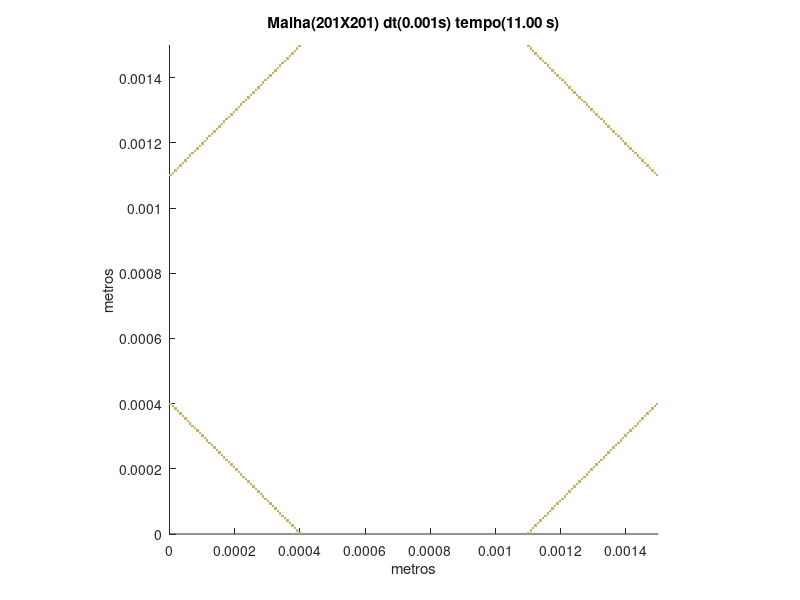

MATLAB code to generate this figure:
set (gca,'PlotBoxAspectRatio',[1 1 1],'Xlim',[0,0.0015],'Ylim',[0,0.0015])
hold on
title('Malha(201X201) dt(0.001s) tempo(11.00 s)')
hold on
ylabel('metros')
hold on
xlabel('metros')
hold on

fill([0.000395522388059701 0.000395522388059701 0.000402985074626866 0.000402985074626866],[0 7.46268656716418E-06 7.46268656716418E-06 0],[0.8,0.7,0.4],'LineStyle','none')

fill([0.00109701492537313 0.00109701492537313 0.0011044776119403 0.0011044776119403],[0 7.46268656716418E-06 7.46268656716418E-06 0],[0.8,0.7,0.4],'LineStyle','none')

fill([0.000388059701492537 0.000388059701492537 0.000395522388059701 0.000395522388059701],[7.46268656716418E-06 1.49253731343284E-05 1.49253731343284E-05 7.46268656716418E-06],[0.8,0.7,0.4],'LineStyle','none')

fill([0.0011044776119403 0.0011044776119403 0.00111194029850746 0.00111194029850746],[7.46268656716418E-06 1.49253731343284E-05 1.49253731343284E-05 7.46268656716418E-06],[0.8,0.7,0.4],'LineStyle','none')

fill([0.000380597014925373 0.000380597014925373 0.000388059701492537 0.000388059701492537],[1.49253731343284E-05 2.23880597014925E-05 2.23880597014925E-05 1.49253731343284E-05],[0.8,0.7,0.4],'LineStyle','none')

fill([0.00111194029850746 0.00111194029850746 0.00111940298507463 0.00111940298507463],[1.49253731343284E-05 2.23880597014925E-05 2.23880597014925E-05 1.49253731343284E-05],[0.8,0.7,0.4],'LineStyle','none')

fill([0.000373134328358209 0.000373134328358209 0.000380597014925373 0.000380597014925373],[2.23880597014925E-05 2.98507462686567E-05 2.98507462686567E-05 2.23880597014925E-05],[0.8,0.7,0.4],'LineStyle','none')

fill([0.00111940298507463 0.00111940298507463 0.00112686567164179 0.00112686567164179],[2.23880597014925E-05 2.98507462686567E-05 2.98507462686567E-05 2.23880597014925E-05],[0.8,0.7,0.4],'LineStyle','none')

fill([0.000365671641791045 0.000365671641791045 0.000373134328358209 0.000373134328358209],[2.98507462686567E-05 3.73134328358209E-05 3.73134328358209E-05 2.98507462686567E-05],[0.8,0.7,0.4],'LineStyle','none')

fill([0.00112686567164179 0.00112686567164179 0.00113432835820896 0.00113432835820896],[2.98507462686567E-05 3.73134328358209E-05 3.73134328358209E-05 2.98507462686567E-05],[0.8,0.7,0.4],'LineStyle','none')

fill([0.000358208955223881 0.000358208955223881 0.000365671641791045 0.000365671641791045],[3.73134328358209E-05 4.47761194029851E-05 4.47761194029851E-05 3.73134328358209E-05],[0.8,0.7,0.4],'LineStyle','none')

fill([0.00113432835820896 0.00113432835820896 0.00114179104477612 0.00114179104477612],[3.73134328358209E-05 4.47761194029851E-05 4.47761194029851E-05 3.73134328358209E-05],[0.8,0.7,0.4],'LineStyle','none')

fill([0.000350746268656716 0.000350746268656716 0.000358208955223881 0.000358208955223881],[4.47761194029851E-05 5.22388059701493E-05 5.22388059701493E-05 4.47761194029851E-05],[0.8,0.7,0.4],'LineStyle','none')

fill([0.00114179104477612 0.00114179104477612 0.00114925373134328 0.00114925373134328],[4.47761194029851E-05 5.22388059701493E-05 5.22388059701493E-05 4.47761194029851E-05],[0.8,0.7,0.4],'LineStyle','none')

fill([0.000343283582089552 0.000343283582089552 0.000350746268656716 0.000350746268656716],[5.22388059701493E-05 5.97014925373134E-05 5.97014925373134E-05 5.22388059701493E-05],[0.8,0.7,0.4],'LineStyle','none')

fill([0.00114925373134328 0.00114925373134328 0.00115671641791045 0.00115671641791045],[5.22388059701493E-05 5.97014925373134E-05 5.97014925373134E-05 5.22388059701493E-05],[0.8,0.7,0.4],'LineStyle','none')

fill([0.000335820895522388 0.000335820895522388 0.000343283582089552 0.000343283582089552],[5.97014925373134E-05 6.71641791044776E-05 6.71641791044776E-05 5.97014925373134E-05],[0.8,0.7,0.4],'LineStyle','none')

fill([0.00115671641791045 0.00115671641791045 0.00116417910447761 0.00116417910447761],[5.97014925373134E-05 6.71641791044776E-05 6.71641791044776E-05 5.97014925373134E-05],[0.8,0.7,0.4],'LineStyle','none')

fill([0.000328358208955224 0.000328358208955224 0.000335820895522388 0.000335820895522388],[6.71641791044776E-05 7.46268656716418E-05 7.46268656716418E-05 6.71641791044776E-05],[0.8,0.7,0.4],'LineStyle','none')

fill([0.00116417910447761 0.00116417910447761 0.00117164179104478 0.00117164179104478],[6.71641791044776E-05 7.46268656716418E-05 7.46268656716418E-05 6.71641791044776E-05],[0.8,0.7,0.4],'LineStyle','none')

fill([0.00032089552238806 0.00032089552238806 0.000328358208955224 0.000328358208955224],[7.46268656716418E-05 8.2089552238806E-05 8.2089552238806E-05 7.46268656716418E-05],[0.8,0.7,0.4],'LineStyle','none')

fill([0.00117164179104478 0.00117164179104478 0.00117910447761194 0.00117910447761194],[7.46268656716418E-05 8.2089552238806E-05 8.2089552238806E-05 7.46268656716418E-05],[0.8,0.7,0.4],'LineStyle','none')

fill([0.000313432835820896 0.000313432835820896 0.00032089552238806 0.00032089552238806],[8.2089552238806E-05 8.95522388059702E-05 8.95522388059702E-05 8.2089552238806E-05],[0.8,0.7,0.4],'LineStyle','none')

fill([0.00117910447761194 0.00117910447761194 0.0011865671641791 0.0011865671641791],[8.2089552238806E-05 8.95522388059702E-05 8.95522388059702E-05 8.2089552238806E-05],[0.8,0.7,0.4],'LineStyle','none')

fill([0.000305970149253731 0.000305970149253731 0.000313432835820896 0.000313432835820896],[8.95522388059702E-05 9.70149253731343E-05 9.70149253731343E-05 8.95522388059702E-05],[0.8,0.7,0.4],'LineStyle','none')

fill([0.0011865671641791 0.0011865671641791 0.00119402985074627 0.00119402985074627],[8.95522388059702E-05 9.70149253731343E-05 9.70149253731343E-05 8.95522388059702E-05],[0.8,0.7,0.4],'LineStyle','none')

fill([0.000298507462686567 0.000298507462686567 0.000305970149253731 0.000305970149253731],[9.70149253731343E-05 0.000104477611940299 0.000104477611940299 9.70149253731343E-05],[0.8,0.7,0.4],'LineStyle','none')

fill([0.00119402985074627 0.00119402985074627 0.00120149253731343 0.00120149253731343],[9.70149253731343E-05 0.000104477611940299 0.000104477611940299 9.70149253731343E-05],[0.8,0.7,0.4],'LineStyle','none')

fill([0.000291044776119403 0.000291044776119403 0.000298507462686567 0.000298507462686567],[0.000104477611940299 0.000111940298507463 0.000111940298507463 0.000104477611940299],[0.8,0.7,0.4],'LineStyle','none')

fill([0.00120149253731343 0.00120149253731343 0.0012089552238806 0.0012089552238806],[0.000104477611940299 0.000111940298507463 0.000111940298507463 0.000104477611940299],[0.8,0.7,0.4],'LineStyle','none')

fill([0.000283582089552239 0.000283582089552239 0.000291044776119403 0.000291044776119403],[0.000111940298507463 0.000119402985074627 0.000119402985074627 0.000111940298507463],[0.8,0.7,0.4],'LineStyle','none')

fill([0.0012089552238806 0.0012089552238806 0.00121641791044776 0.00121641791044776],[0.000111940298507463 0.000119402985074627 0.000119402985074627 0.000111940298507463],[0.8,0.7,0.4],'LineStyle','none')

fill([0.000276119402985075 0.000276119402985075 0.000283582089552239 0.000283582089552239],[0.000119402985074627 0.000126865671641791 0.000126865671641791 0.000119402985074627],[0.8,0.7,0.4],'LineStyle','none')

fill([0.00121641791044776 0.00121641791044776 0.00122388059701493 0.00122388059701493],[0.000119402985074627 0.000126865671641791 0.000126865671641791 0.000119402985074627],[0.8,0.7,0.4],'LineStyle','none')

fill([0.00026865671641791 0.00026865671641791 0.000276119402985075 0.000276119402985075],[0.000126865671641791 0.000134328358208955 0.000134328358208955 0.000126865671641791],[0.8,0.7,0.4],'LineStyle','none')

fill([0.00122388059701493 0.00122388059701493 0.00123134328358209 0.00123134328358209],[0.000126865671641791 0.000134328358208955 0.000134328358208955 0.000126865671641791],[0.8,0.7,0.4],'LineStyle','none')

fill([0.000261194029850746 0.000261194029850746 0.00026865671641791 0.00026865671641791],[0.000134328358208955 0.000141791044776119 0.000141791044776119 0.000134328358208955],[0.8,0.7,0.4],'LineStyle','none')

fill([0.00123134328358209 0.00123134328358209 0.00123880597014925 0.00123880597014925],[0.000134328358208955 0.000141791044776119 0.000141791044776119 0.000134328358208955],[0.8,0.7,0.4],'LineStyle','none')

fill([0.000253731343283582 0.000253731343283582 0.000261194029850746 0.000261194029850746],[0.000141791044776119 0.000149253731343284 0.000149253731343284 0.000141791044776119],[0.8,0.7,0.4],'LineStyle','none')

fill([0.00123880597014925 0.00123880597014925 0.00124626865671642 0.00124626865671642],[0.000141791044776119 0.000149253731343284 0.000149253731343284 0.000141791044776119],[0.8,0.7,0.4],'LineStyle','none')

fill([0.000246268656716418 0.000246268656716418 0.000253731343283582 0.000253731343283582],[0.000149253731343284 0.000156716417910448 0.000156716417910448 0.000149253731343284],[0.8,0.7,0.4],'LineStyle','none')

fill([0.00124626865671642 0.00124626865671642 0.00125373134328358 0.00125373134328358],[0.000149253731343284 0.000156716417910448 0.000156716417910448 0.000149253731343284],[0.8,0.7,0.4],'LineStyle','none')

fill([0.000238805970149254 0.000238805970149254 0.000246268656716418 0.000246268656716418],[0.000156716417910448 0.000164179104477612 0.000164179104477612 0.000156716417910448],[0.8,0.7,0.4],'LineStyle','none')

fill([0.00125373134328358 0.00125373134328358 0.00126119402985075 0.00126119402985075],[0.000156716417910448 0.000164179104477612 0.000164179104477612 0.000156716417910448],[0.8,0.7,0.4],'LineStyle','none')

fill([0.00023134328358209 0.00023134328358209 0.000238805970149254 0.000238805970149254],[0.000164179104477612 0.000171641791044776 0.000171641791044776 0.000164179104477612],[0.8,0.7,0.4],'LineStyle','none')

fill([0.00126119402985075 0.00126119402985075 0.00126865671641791 0.00126865671641791],[0.000164179104477612 0.000171641791044776 0.000171641791044776 0.000164179104477612],[0.8,0.7,0.4],'LineStyle','none')

fill([0.000223880597014925 0.000223880597014925 0.00023134328358209 0.00023134328358209],[0.000171641791044776 0.00017910447761194 0.00017910447761194 0.000171641791044776],[0.8,0.7,0.4],'LineStyle','none')

fill([0.00126865671641791 0.00126865671641791 0.00127611940298507 0.00127611940298507],[0.000171641791044776 0.00017910447761194 0.00017910447761194 0.000171641791044776],[0.8,0.7,0.4],'LineStyle','none')

fill([0.000216417910447761 0.000216417910447761 0.000223880597014925 0.000223880597014925],[0.00017910447761194 0.000186567164179104 0.000186567164179104 0.00017910447761194],[0.8,0.7,0.4],'LineStyle','none')

fill([0.00127611940298507 0.00127611940298507 0.00128358208955224 0.00128358208955224],[0.00017910447761194 0.000186567164179104 0.000186567164179104 0.00017910447761194],[0.8,0.7,0.4],'LineStyle','none')

fill([0.000208955223880597 0.000208955223880597 0.000216417910447761 0.000216417910447761],[0.000186567164179104 0.000194029850746269 0.000194029850746269 0.000186567164179104],[0.8,0.7,0.4],'LineStyle','none')

fill([0.00128358208955224 0.00128358208955224 0.0012910447761194 0.0012910447761194],[0.000186567164179104 0.000194029850746269 0.000194029850746269 0.000186567164179104],[0.8,0.7,0.4],'LineStyle','none')

fill([0.000201492537313433 0.000201492537313433 0.000208955223880597 0.000208955223880597],[0.000194029850746269 0.000201492537313433 0.000201492537313433 0.000194029850746269],[0.8,0.7,0.4],'LineStyle','none')

fill([0.0012910447761194 0.0012910447761194 0.00129850746268657 0.00129850746268657],[0.000194029850746269 0.000201492537313433 0.000201492537313433 0.000194029850746269],[0.8,0.7,0.4],'LineStyle','none')

fill([0.000194029850746269 0.000194029850746269 0.000201492537313433 0.000201492537313433],[0.000201492537313433 0.000208955223880597 0.000208955223880597 0.000201492537313433],[0.8,0.7,0.4],'LineStyle','none')

fill([0.00129850746268657 0.00129850746268657 0.00130597014925373 0.00130597014925373],[0.000201492537313433 0.000208955223880597 0.000208955223880597 0.000201492537313433],[0.8,0.7,0.4],'LineStyle','none')

fill([0.000186567164179104 0.000186567164179104 0.000194029850746269 0.000194029850746269],[0.000208955223880597 0.000216417910447761 0.000216417910447761 0.000208955223880597],[0.8,0.7,0.4],'LineStyle','none')

fill([0.00130597014925373 0.00130597014925373 0.0013134328358209 0.0013134328358209],[0.000208955223880597 0.000216417910447761 0.000216417910447761 0.000208955223880597],[0.8,0.7,0.4],'LineStyle','none')

fill([0.00017910447761194 0.00017910447761194 0.000186567164179104 0.000186567164179104],[0.000216417910447761 0.000223880597014925 0.000223880597014925 0.000216417910447761],[0.8,0.7,0.4],'LineStyle','none')

fill([0.0013134328358209 0.0013134328358209 0.00132089552238806 0.00132089552238806],[0.000216417910447761 0.000223880597014925 0.000223880597014925 0.000216417910447761],[0.8,0.7,0.4],'LineStyle','none')

fill([0.000171641791044776 0.000171641791044776 0.00017910447761194 0.00017910447761194],[0.000223880597014925 0.00023134328358209 0.00023134328358209 0.000223880597014925],[0.8,0.7,0.4],'LineStyle','none')

fill([0.00132089552238806 0.00132089552238806 0.00132835820895522 0.00132835820895522],[0.000223880597014925 0.00023134328358209 0.00023134328358209 0.000223880597014925],[0.8,0.7,0.4],'LineStyle','none')

fill([0.000164179104477612 0.000164179104477612 0.000171641791044776 0.000171641791044776],[0.00023134328358209 0.000238805970149254 0.000238805970149254 0.00023134328358209],[0.8,0.7,0.4],'LineStyle','none')

fill([0.00132835820895522 0.00132835820895522 0.00133582089552239 0.00133582089552239],[0.00023134328358209 0.000238805970149254 0.000238805970149254 0.00023134328358209],[0.8,0.7,0.4],'LineStyle','none')

fill([0.000156716417910448 0.000156716417910448 0.000164179104477612 0.000164179104477612],[0.000238805970149254 0.000246268656716418 0.000246268656716418 0.000238805970149254],[0.8,0.7,0.4],'LineStyle','none')

fill([0.00133582089552239 0.00133582089552239 0.00134328358208955 0.00134328358208955],[0.000238805970149254 0.000246268656716418 0.000246268656716418 0.000238805970149254],[0.8,0.7,0.4],'LineStyle','none')

fill([0.000149253731343284 0.000149253731343284 0.000156716417910448 0.000156716417910448],[0.000246268656716418 0.000253731343283582 0.000253731343283582 0.000246268656716418],[0.8,0.7,0.4],'LineStyle','none')

fill([0.00134328358208955 0.00134328358208955 0.00135074626865672 0.00135074626865672],[0.000246268656716418 0.000253731343283582 0.000253731343283582 0.000246268656716418],[0.8,0.7,0.4],'LineStyle','none')

fill([0.000141791044776119 0.000141791044776119 0.000149253731343284 0.000149253731343284],[0.000253731343283582 0.000261194029850746 0.000261194029850746 0.000253731343283582],[0.8,0.7,0.4],'LineStyle','none')

fill([0.00135074626865672 0.00135074626865672 0.00135820895522388 0.00135820895522388],[0.000253731343283582 0.000261194029850746 0.000261194029850746 0.000253731343283582],[0.8,0.7,0.4],'LineStyle','none')

fill([0.000134328358208955 0.000134328358208955 0.000141791044776119 0.000141791044776119],[0.000261194029850746 0.00026865671641791 0.00026865671641791 0.000261194029850746],[0.8,0.7,0.4],'LineStyle','none')

fill([0.00135820895522388 0.00135820895522388 0.00136567164179104 0.00136567164179104],[0.000261194029850746 0.00026865671641791 0.00026865671641791 0.000261194029850746],[0.8,0.7,0.4],'LineStyle','none')

fill([0.000126865671641791 0.000126865671641791 0.000134328358208955 0.000134328358208955],[0.00026865671641791 0.000276119402985075 0.000276119402985075 0.00026865671641791],[0.8,0.7,0.4],'LineStyle','none')

fill([0.00136567164179104 0.00136567164179104 0.00137313432835821 0.00137313432835821],[0.00026865671641791 0.000276119402985075 0.000276119402985075 0.00026865671641791],[0.8,0.7,0.4],'LineStyle','none')

fill([0.000119402985074627 0.000119402985074627 0.000126865671641791 0.000126865671641791],[0.000276119402985075 0.000283582089552239 0.000283582089552239 0.000276119402985075],[0.8,0.7,0.4],'LineStyle','none')

fill([0.00137313432835821 0.00137313432835821 0.00138059701492537 0.00138059701492537],[0.000276119402985075 0.000283582089552239 0.000283582089552239 0.000276119402985075],[0.8,0.7,0.4],'LineStyle','none')

fill([0.000111940298507463 0.000111940298507463 0.000119402985074627 0.000119402985074627],[0.000283582089552239 0.000291044776119403 0.000291044776119403 0.000283582089552239],[0.8,0.7,0.4],'LineStyle','none')

fill([0.00138059701492537 0.00138059701492537 0.00138805970149254 0.00138805970149254],[0.000283582089552239 0.000291044776119403 0.000291044776119403 0.000283582089552239],[0.8,0.7,0.4],'LineStyle','none')

fill([0.000104477611940299 0.000104477611940299 0.000111940298507463 0.000111940298507463],[0.000291044776119403 0.000298507462686567 0.000298507462686567 0.000291044776119403],[0.8,0.7,0.4],'LineStyle','none')

fill([0.00138805970149254 0.00138805970149254 0.0013955223880597 0.0013955223880597],[0.000291044776119403 0.000298507462686567 0.000298507462686567 0.000291044776119403],[0.8,0.7,0.4],'LineStyle','none')

fill([9.70149253731343E-05 9.70149253731343E-05 0.000104477611940299 0.000104477611940299],[0.000298507462686567 0.000305970149253731 0.000305970149253731 0.000298507462686567],[0.8,0.7,0.4],'LineStyle','none')

fill([0.0013955223880597 0.0013955223880597 0.00140298507462687 0.00140298507462687],[0.000298507462686567 0.000305970149253731 0.000305970149253731 0.000298507462686567],[0.8,0.7,0.4],'LineStyle','none')

fill([8.95522388059702E-05 8.95522388059702E-05 9.70149253731343E-05 9.70149253731343E-05],[0.000305970149253731 0.000313432835820896 0.000313432835820896 0.000305970149253731],[0.8,0.7,0.4],'LineStyle','none')

fill([0.00140298507462687 0.00140298507462687 0.00141044776119403 0.00141044776119403],[0.000305970149253731 0.000313432835820896 0.000313432835820896 0.000305970149253731],[0.8,0.7,0.4],'LineStyle','none')

fill([8.2089552238806E-05 8.2089552238806E-05 8.95522388059702E-05 8.95522388059702E-05],[0.000313432835820896 0.00032089552238806 0.00032089552238806 0.000313432835820896],[0.8,0.7,0.4],'LineStyle','none')

fill([0.00141044776119403 0.00141044776119403 0.00141791044776119 0.00141791044776119],[0.000313432835820896 0.00032089552238806 0.00032089552238806 0.000313432835820896],[0.8,0.7,0.4],'LineStyle','none')

fill([7.46268656716418E-05 7.46268656716418E-05 8.2089552238806E-05 8.2089552238806E-05],[0.00032089552238806 0.000328358208955224 0.000328358208955224 0.00032089552238806],[0.8,0.7,0.4],'LineStyle','none')

fill([0.00141791044776119 0.00141791044776119 0.00142537313432836 0.00142537313432836],[0.00032089552238806 0.000328358208955224 0.000328358208955224 0.00032089552238806],[0.8,0.7,0.4],'LineStyle','none')

fill([6.71641791044776E-05 6.71641791044776E-05 7.46268656716418E-05 7.46268656716418E-05],[0.000328358208955224 0.000335820895522388 0.000335820895522388 0.000328358208955224],[0.8,0.7,0.4],'LineStyle','none')

fill([0.00142537313432836 0.00142537313432836 0.00143283582089552 0.00143283582089552],[0.000328358208955224 0.000335820895522388 0.000335820895522388 0.000328358208955224],[0.8,0.7,0.4],'LineStyle','none')

fill([5.97014925373134E-05 5.97014925373134E-05 6.71641791044776E-05 6.71641791044776E-05],[0.000335820895522388 0.000343283582089552 0.000343283582089552 0.000335820895522388],[0.8,0.7,0.4],'LineStyle','none')

fill([0.00143283582089552 0.00143283582089552 0.00144029850746269 0.00144029850746269],[0.000335820895522388 0.000343283582089552 0.000343283582089552 0.000335820895522388],[0.8,0.7,0.4],'LineStyle','none')

fill([5.22388059701493E-05 5.22388059701493E-05 5.97014925373134E-05 5.97014925373134E-05],[0.000343283582089552 0.000350746268656716 0.000350746268656716 0.000343283582089552],[0.8,0.7,0.4],'LineStyle','none')

fill([0.00144029850746269 0.00144029850746269 0.00144776119402985 0.00144776119402985],[0.000343283582089552 0.000350746268656716 0.000350746268656716 0.000343283582089552],[0.8,0.7,0.4],'LineStyle','none')

fill([4.47761194029851E-05 4.47761194029851E-05 5.22388059701493E-05 5.22388059701493E-05],[0.000350746268656716 0.000358208955223881 0.000358208955223881 0.000350746268656716],[0.8,0.7,0.4],'LineStyle','none')

fill([0.00144776119402985 0.00144776119402985 0.00145522388059702 0.00145522388059702],[0.000350746268656716 0.000358208955223881 0.000358208955223881 0.000350746268656716],[0.8,0.7,0.4],'LineStyle','none')

fill([3.73134328358209E-05 3.73134328358209E-05 4.47761194029851E-05 4.47761194029851E-05],[0.000358208955223881 0.000365671641791045 0.000365671641791045 0.000358208955223881],[0.8,0.7,0.4],'LineStyle','none')

fill([0.00145522388059702 0.00145522388059702 0.00146268656716418 0.00146268656716418],[0.000358208955223881 0.000365671641791045 0.000365671641791045 0.000358208955223881],[0.8,0.7,0.4],'LineStyle','none')

fill([2.98507462686567E-05 2.98507462686567E-05 3.73134328358209E-05 3.73134328358209E-05],[0.000365671641791045 0.000373134328358209 0.000373134328358209 0.000365671641791045],[0.8,0.7,0.4],'LineStyle','none')

fill([0.00146268656716418 0.00146268656716418 0.00147014925373134 0.00147014925373134],[0.000365671641791045 0.000373134328358209 0.000373134328358209 0.000365671641791045],[0.8,0.7,0.4],'LineStyle','none')

fill([2.23880597014925E-05 2.23880597014925E-05 2.98507462686567E-05 2.98507462686567E-05],[0.000373134328358209 0.000380597014925373 0.000380597014925373 0.000373134328358209],[0.8,0.7,0.4],'LineStyle','none')

fill([0.00147014925373134 0.00147014925373134 0.00147761194029851 0.00147761194029851],[0.000373134328358209 0.000380597014925373 0.000380597014925373 0.000373134328358209],[0.8,0.7,0.4],'LineStyle','none')

fill([1.49253731343284E-05 1.49253731343284E-05 2.23880597014925E-05 2.23880597014925E-05],[0.000380597014925373 0.000388059701492537 0.000388059701492537 0.000380597014925373],[0.8,0.7,0.4],'LineStyle','none')

fill([0.00147761194029851 0.00147761194029851 0.00148507462686567 0.00148507462686567],[0.000380597014925373 0.000388059701492537 0.000388059701492537 0.000380597014925373],[0.8,0.7,0.4],'LineStyle','none')

fill([7.46268656716418E-06 7.46268656716418E-06 1.49253731343284E-05 1.49253731343284E-05],[0.000388059701492537 0.000395522388059701 0.000395522388059701 0.000388059701492537],[0.8,0.7,0.4],'LineStyle','none')

fill([0.00148507462686567 0.00148507462686567 0.00149253731343284 0.00149253731343284],[0.000388059701492537 0.000395522388059701 0.000395522388059701 0.000388059701492537],[0.8,0.7,0.4],'LineStyle','none')

fill([0 0 7.46268656716418E-06 7.46268656716418E-06],[0.000395522388059701 0.000402985074626866 0.000402985074626866 0.000395522388059701],[0.8,0.7,0.4],'LineStyle','none')

fill([0.00149253731343284 0.00149253731343284 0.0015 0.0015],[0.000395522388059701 0.000402985074626866 0.000402985074626866 0.000395522388059701],[0.8,0.7,0.4],'LineStyle','none')

fill([0 0 7.46268656716418E-06 7.46268656716418E-06],[0.00109701492537313 0.0011044776119403 0.0011044776119403 0.00109701492537313],[0.8,0.7,0.4],'LineStyle','none')

fill([0.00149253731343284 0.00149253731343284 0.0015 0.0015],[0.00109701492537313 0.0011044776119403 0.0011044776119403 0.00109701492537313],[0.8,0.7,0.4],'LineStyle','none')

fill([7.46268656716418E-06 7.46268656716418E-06 1.49253731343284E-05 1.49253731343284E-05],[0.0011044776119403 0.00111194029850746 0.00111194029850746 0.0011044776119403],[0.8,0.7,0.4],'LineStyle','none')

fill([0.00148507462686567 0.00148507462686567 0.00149253731343284 0.00149253731343284],[0.0011044776119403 0.00111194029850746 0.00111194029850746 0.0011044776119403],[0.8,0.7,0.4],'LineStyle','none')

fill([1.49253731343284E-05 1.49253731343284E-05 2.23880597014925E-05 2.23880597014925E-05],[0.00111194029850746 0.00111940298507463 0.00111940298507463 0.00111194029850746],[0.8,0.7,0.4],'LineStyle','none')

fill([0.00147761194029851 0.00147761194029851 0.00148507462686567 0.00148507462686567],[0.00111194029850746 0.00111940298507463 0.00111940298507463 0.00111194029850746],[0.8,0.7,0.4],'LineStyle','none')

fill([2.23880597014925E-05 2.23880597014925E-05 2.98507462686567E-05 2.98507462686567E-05],[0.00111940298507463 0.00112686567164179 0.00112686567164179 0.00111940298507463],[0.8,0.7,0.4],'LineStyle','none')

fill([0.00147014925373134 0.00147014925373134 0.00147761194029851 0.00147761194029851],[0.00111940298507463 0.00112686567164179 0.00112686567164179 0.00111940298507463],[0.8,0.7,0.4],'LineStyle','none')

fill([2.98507462686567E-05 2.98507462686567E-05 3.73134328358209E-05 3.73134328358209E-05],[0.00112686567164179 0.00113432835820896 0.00113432835820896 0.00112686567164179],[0.8,0.7,0.4],'LineStyle','none')

fill([0.00146268656716418 0.00146268656716418 0.00147014925373134 0.00147014925373134],[0.00112686567164179 0.00113432835820896 0.00113432835820896 0.00112686567164179],[0.8,0.7,0.4],'LineStyle','none')

fill([3.73134328358209E-05 3.73134328358209E-05 4.47761194029851E-05 4.47761194029851E-05],[0.00113432835820896 0.00114179104477612 0.00114179104477612 0.00113432835820896],[0.8,0.7,0.4],'LineStyle','none')

fill([0.00145522388059702 0.00145522388059702 0.00146268656716418 0.00146268656716418],[0.00113432835820896 0.00114179104477612 0.00114179104477612 0.00113432835820896],[0.8,0.7,0.4],'LineStyle','none')

fill([4.47761194029851E-05 4.47761194029851E-05 5.22388059701493E-05 5.22388059701493E-05],[0.00114179104477612 0.00114925373134328 0.00114925373134328 0.00114179104477612],[0.8,0.7,0.4],'LineStyle','none')

fill([0.00144776119402985 0.00144776119402985 0.00145522388059702 0.00145522388059702],[0.00114179104477612 0.00114925373134328 0.00114925373134328 0.00114179104477612],[0.8,0.7,0.4],'LineStyle','none')

fill([5.22388059701493E-05 5.22388059701493E-05 5.97014925373134E-05 5.97014925373134E-05],[0.00114925373134328 0.00115671641791045 0.00115671641791045 0.00114925373134328],[0.8,0.7,0.4],'LineStyle','none')

fill([0.00144029850746269 0.00144029850746269 0.00144776119402985 0.00144776119402985],[0.00114925373134328 0.00115671641791045 0.00115671641791045 0.00114925373134328],[0.8,0.7,0.4],'LineStyle','none')

fill([5.97014925373134E-05 5.97014925373134E-05 6.71641791044776E-05 6.71641791044776E-05],[0.00115671641791045 0.00116417910447761 0.00116417910447761 0.00115671641791045],[0.8,0.7,0.4],'LineStyle','none')

fill([0.00143283582089552 0.00143283582089552 0.00144029850746269 0.00144029850746269],[0.00115671641791045 0.00116417910447761 0.00116417910447761 0.00115671641791045],[0.8,0.7,0.4],'LineStyle','none')

fill([6.71641791044776E-05 6.71641791044776E-05 7.46268656716418E-05 7.46268656716418E-05],[0.00116417910447761 0.00117164179104478 0.00117164179104478 0.00116417910447761],[0.8,0.7,0.4],'LineStyle','none')

fill([0.00142537313432836 0.00142537313432836 0.00143283582089552 0.00143283582089552],[0.00116417910447761 0.00117164179104478 0.00117164179104478 0.00116417910447761],[0.8,0.7,0.4],'LineStyle','none')

fill([7.46268656716418E-05 7.46268656716418E-05 8.2089552238806E-05 8.2089552238806E-05],[0.00117164179104478 0.00117910447761194 0.00117910447761194 0.00117164179104478],[0.8,0.7,0.4],'LineStyle','none')

fill([0.00141791044776119 0.00141791044776119 0.00142537313432836 0.00142537313432836],[0.00117164179104478 0.00117910447761194 0.00117910447761194 0.00117164179104478],[0.8,0.7,0.4],'LineStyle','none')

fill([8.2089552238806E-05 8.2089552238806E-05 8.95522388059702E-05 8.95522388059702E-05],[0.00117910447761194 0.0011865671641791 0.0011865671641791 0.00117910447761194],[0.8,0.7,0.4],'LineStyle','none')

fill([0.00141044776119403 0.00141044776119403 0.00141791044776119 0.00141791044776119],[0.00117910447761194 0.0011865671641791 0.0011865671641791 0.00117910447761194],[0.8,0.7,0.4],'LineStyle','none')

fill([8.95522388059702E-05 8.95522388059702E-05 9.70149253731343E-05 9.70149253731343E-05],[0.0011865671641791 0.00119402985074627 0.00119402985074627 0.0011865671641791],[0.8,0.7,0.4],'LineStyle','none')

fill([0.00140298507462687 0.00140298507462687 0.00141044776119403 0.00141044776119403],[0.0011865671641791 0.00119402985074627 0.00119402985074627 0.0011865671641791],[0.8,0.7,0.4],'LineStyle','none')

fill([9.70149253731343E-05 9.70149253731343E-05 0.000104477611940299 0.000104477611940299],[0.00119402985074627 0.00120149253731343 0.00120149253731343 0.00119402985074627],[0.8,0.7,0.4],'LineStyle','none')

fill([0.0013955223880597 0.0013955223880597 0.00140298507462687 0.00140298507462687],[0.00119402985074627 0.00120149253731343 0.00120149253731343 0.00119402985074627],[0.8,0.7,0.4],'LineStyle','none')

fill([0.000104477611940299 0.000104477611940299 0.000111940298507463 0.000111940298507463],[0.00120149253731343 0.0012089552238806 0.0012089552238806 0.00120149253731343],[0.8,0.7,0.4],'LineStyle','none')

fill([0.00138805970149254 0.00138805970149254 0.0013955223880597 0.0013955223880597],[0.00120149253731343 0.0012089552238806 0.0012089552238806 0.00120149253731343],[0.8,0.7,0.4],'LineStyle','none')

fill([0.000111940298507463 0.000111940298507463 0.000119402985074627 0.000119402985074627],[0.0012089552238806 0.00121641791044776 0.00121641791044776 0.0012089552238806],[0.8,0.7,0.4],'LineStyle','none')

fill([0.00138059701492537 0.00138059701492537 0.00138805970149254 0.00138805970149254],[0.0012089552238806 0.00121641791044776 0.00121641791044776 0.0012089552238806],[0.8,0.7,0.4],'LineStyle','none')

fill([0.000119402985074627 0.000119402985074627 0.000126865671641791 0.000126865671641791],[0.00121641791044776 0.00122388059701493 0.00122388059701493 0.00121641791044776],[0.8,0.7,0.4],'LineStyle','none')

fill([0.00137313432835821 0.00137313432835821 0.00138059701492537 0.00138059701492537],[0.00121641791044776 0.00122388059701493 0.00122388059701493 0.00121641791044776],[0.8,0.7,0.4],'LineStyle','none')

fill([0.000126865671641791 0.000126865671641791 0.000134328358208955 0.000134328358208955],[0.00122388059701493 0.00123134328358209 0.00123134328358209 0.00122388059701493],[0.8,0.7,0.4],'LineStyle','none')

fill([0.00136567164179104 0.00136567164179104 0.00137313432835821 0.00137313432835821],[0.00122388059701493 0.00123134328358209 0.00123134328358209 0.00122388059701493],[0.8,0.7,0.4],'LineStyle','none')

fill([0.000134328358208955 0.000134328358208955 0.000141791044776119 0.000141791044776119],[0.00123134328358209 0.00123880597014925 0.00123880597014925 0.00123134328358209],[0.8,0.7,0.4],'LineStyle','none')

fill([0.00135820895522388 0.00135820895522388 0.00136567164179104 0.00136567164179104],[0.00123134328358209 0.00123880597014925 0.00123880597014925 0.00123134328358209],[0.8,0.7,0.4],'LineStyle','none')

fill([0.000141791044776119 0.000141791044776119 0.000149253731343284 0.000149253731343284],[0.00123880597014925 0.00124626865671642 0.00124626865671642 0.00123880597014925],[0.8,0.7,0.4],'LineStyle','none')

fill([0.00135074626865672 0.00135074626865672 0.00135820895522388 0.00135820895522388],[0.00123880597014925 0.00124626865671642 0.00124626865671642 0.00123880597014925],[0.8,0.7,0.4],'LineStyle','none')

fill([0.000149253731343284 0.000149253731343284 0.000156716417910448 0.000156716417910448],[0.00124626865671642 0.00125373134328358 0.00125373134328358 0.00124626865671642],[0.8,0.7,0.4],'LineStyle','none')

fill([0.00134328358208955 0.00134328358208955 0.00135074626865672 0.00135074626865672],[0.00124626865671642 0.00125373134328358 0.00125373134328358 0.00124626865671642],[0.8,0.7,0.4],'LineStyle','none')

fill([0.000156716417910448 0.000156716417910448 0.000164179104477612 0.000164179104477612],[0.00125373134328358 0.00126119402985075 0.00126119402985075 0.00125373134328358],[0.8,0.7,0.4],'LineStyle','none')

fill([0.00133582089552239 0.00133582089552239 0.00134328358208955 0.00134328358208955],[0.00125373134328358 0.00126119402985075 0.00126119402985075 0.00125373134328358],[0.8,0.7,0.4],'LineStyle','none')

fill([0.000164179104477612 0.000164179104477612 0.000171641791044776 0.000171641791044776],[0.00126119402985075 0.00126865671641791 0.00126865671641791 0.00126119402985075],[0.8,0.7,0.4],'LineStyle','none')

fill([0.00132835820895522 0.00132835820895522 0.00133582089552239 0.00133582089552239],[0.00126119402985075 0.00126865671641791 0.00126865671641791 0.00126119402985075],[0.8,0.7,0.4],'LineStyle','none')

fill([0.000171641791044776 0.000171641791044776 0.00017910447761194 0.00017910447761194],[0.00126865671641791 0.00127611940298507 0.00127611940298507 0.00126865671641791],[0.8,0.7,0.4],'LineStyle','none')

fill([0.00132089552238806 0.00132089552238806 0.00132835820895522 0.00132835820895522],[0.00126865671641791 0.00127611940298507 0.00127611940298507 0.00126865671641791],[0.8,0.7,0.4],'LineStyle','none')

fill([0.00017910447761194 0.00017910447761194 0.000186567164179104 0.000186567164179104],[0.00127611940298507 0.00128358208955224 0.00128358208955224 0.00127611940298507],[0.8,0.7,0.4],'LineStyle','none')

fill([0.0013134328358209 0.0013134328358209 0.00132089552238806 0.00132089552238806],[0.00127611940298507 0.00128358208955224 0.00128358208955224 0.00127611940298507],[0.8,0.7,0.4],'LineStyle','none')

fill([0.000186567164179104 0.000186567164179104 0.000194029850746269 0.000194029850746269],[0.00128358208955224 0.0012910447761194 0.0012910447761194 0.00128358208955224],[0.8,0.7,0.4],'LineStyle','none')

fill([0.00130597014925373 0.00130597014925373 0.0013134328358209 0.0013134328358209],[0.00128358208955224 0.0012910447761194 0.0012910447761194 0.00128358208955224],[0.8,0.7,0.4],'LineStyle','none')

fill([0.000194029850746269 0.000194029850746269 0.000201492537313433 0.000201492537313433],[0.0012910447761194 0.00129850746268657 0.00129850746268657 0.0012910447761194],[0.8,0.7,0.4],'LineStyle','none')

fill([0.00129850746268657 0.00129850746268657 0.00130597014925373 0.00130597014925373],[0.0012910447761194 0.00129850746268657 0.00129850746268657 0.0012910447761194],[0.8,0.7,0.4],'LineStyle','none')

fill([0.000201492537313433 0.000201492537313433 0.000208955223880597 0.000208955223880597],[0.00129850746268657 0.00130597014925373 0.00130597014925373 0.00129850746268657],[0.8,0.7,0.4],'LineStyle','none')

fill([0.0012910447761194 0.0012910447761194 0.00129850746268657 0.00129850746268657],[0.00129850746268657 0.00130597014925373 0.00130597014925373 0.00129850746268657],[0.8,0.7,0.4],'LineStyle','none')

fill([0.000208955223880597 0.000208955223880597 0.000216417910447761 0.000216417910447761],[0.00130597014925373 0.0013134328358209 0.0013134328358209 0.00130597014925373],[0.8,0.7,0.4],'LineStyle','none')

fill([0.00128358208955224 0.00128358208955224 0.0012910447761194 0.0012910447761194],[0.00130597014925373 0.0013134328358209 0.0013134328358209 0.00130597014925373],[0.8,0.7,0.4],'LineStyle','none')

fill([0.000216417910447761 0.000216417910447761 0.000223880597014925 0.000223880597014925],[0.0013134328358209 0.00132089552238806 0.00132089552238806 0.0013134328358209],[0.8,0.7,0.4],'LineStyle','none')

fill([0.00127611940298507 0.00127611940298507 0.00128358208955224 0.00128358208955224],[0.0013134328358209 0.00132089552238806 0.00132089552238806 0.0013134328358209],[0.8,0.7,0.4],'LineStyle','none')

fill([0.000223880597014925 0.000223880597014925 0.00023134328358209 0.00023134328358209],[0.00132089552238806 0.00132835820895522 0.00132835820895522 0.00132089552238806],[0.8,0.7,0.4],'LineStyle','none')

fill([0.00126865671641791 0.00126865671641791 0.00127611940298507 0.00127611940298507],[0.00132089552238806 0.00132835820895522 0.00132835820895522 0.00132089552238806],[0.8,0.7,0.4],'LineStyle','none')

fill([0.00023134328358209 0.00023134328358209 0.000238805970149254 0.000238805970149254],[0.00132835820895522 0.00133582089552239 0.00133582089552239 0.00132835820895522],[0.8,0.7,0.4],'LineStyle','none')

fill([0.00126119402985075 0.00126119402985075 0.00126865671641791 0.00126865671641791],[0.00132835820895522 0.00133582089552239 0.00133582089552239 0.00132835820895522],[0.8,0.7,0.4],'LineStyle','none')

fill([0.000238805970149254 0.000238805970149254 0.000246268656716418 0.000246268656716418],[0.00133582089552239 0.00134328358208955 0.00134328358208955 0.00133582089552239],[0.8,0.7,0.4],'LineStyle','none')

fill([0.00125373134328358 0.00125373134328358 0.00126119402985075 0.00126119402985075],[0.00133582089552239 0.00134328358208955 0.00134328358208955 0.00133582089552239],[0.8,0.7,0.4],'LineStyle','none')

fill([0.000246268656716418 0.000246268656716418 0.000253731343283582 0.000253731343283582],[0.00134328358208955 0.00135074626865672 0.00135074626865672 0.00134328358208955],[0.8,0.7,0.4],'LineStyle','none')

fill([0.00124626865671642 0.00124626865671642 0.00125373134328358 0.00125373134328358],[0.00134328358208955 0.00135074626865672 0.00135074626865672 0.00134328358208955],[0.8,0.7,0.4],'LineStyle','none')

fill([0.000253731343283582 0.000253731343283582 0.000261194029850746 0.000261194029850746],[0.00135074626865672 0.00135820895522388 0.00135820895522388 0.00135074626865672],[0.8,0.7,0.4],'LineStyle','none')

fill([0.00123880597014925 0.00123880597014925 0.00124626865671642 0.00124626865671642],[0.00135074626865672 0.00135820895522388 0.00135820895522388 0.00135074626865672],[0.8,0.7,0.4],'LineStyle','none')

fill([0.000261194029850746 0.000261194029850746 0.00026865671641791 0.00026865671641791],[0.00135820895522388 0.00136567164179104 0.00136567164179104 0.00135820895522388],[0.8,0.7,0.4],'LineStyle','none')

fill([0.00123134328358209 0.00123134328358209 0.00123880597014925 0.00123880597014925],[0.00135820895522388 0.00136567164179104 0.00136567164179104 0.00135820895522388],[0.8,0.7,0.4],'LineStyle','none')

fill([0.00026865671641791 0.00026865671641791 0.000276119402985075 0.000276119402985075],[0.00136567164179104 0.00137313432835821 0.00137313432835821 0.00136567164179104],[0.8,0.7,0.4],'LineStyle','none')

fill([0.00122388059701493 0.00122388059701493 0.00123134328358209 0.00123134328358209],[0.00136567164179104 0.00137313432835821 0.00137313432835821 0.00136567164179104],[0.8,0.7,0.4],'LineStyle','none')

fill([0.000276119402985075 0.000276119402985075 0.000283582089552239 0.000283582089552239],[0.00137313432835821 0.00138059701492537 0.00138059701492537 0.00137313432835821],[0.8,0.7,0.4],'LineStyle','none')

fill([0.00121641791044776 0.00121641791044776 0.00122388059701493 0.00122388059701493],[0.00137313432835821 0.00138059701492537 0.00138059701492537 0.00137313432835821],[0.8,0.7,0.4],'LineStyle','none')

fill([0.000283582089552239 0.000283582089552239 0.000291044776119403 0.000291044776119403],[0.00138059701492537 0.00138805970149254 0.00138805970149254 0.00138059701492537],[0.8,0.7,0.4],'LineStyle','none')

fill([0.0012089552238806 0.0012089552238806 0.00121641791044776 0.00121641791044776],[0.00138059701492537 0.00138805970149254 0.00138805970149254 0.00138059701492537],[0.8,0.7,0.4],'LineStyle','none')

fill([0.000291044776119403 0.000291044776119403 0.000298507462686567 0.000298507462686567],[0.00138805970149254 0.0013955223880597 0.0013955223880597 0.00138805970149254],[0.8,0.7,0.4],'LineStyle','none')

fill([0.00120149253731343 0.00120149253731343 0.0012089552238806 0.0012089552238806],[0.00138805970149254 0.0013955223880597 0.0013955223880597 0.00138805970149254],[0.8,0.7,0.4],'LineStyle','none')

fill([0.000298507462686567 0.000298507462686567 0.000305970149253731 0.000305970149253731],[0.0013955223880597 0.00140298507462687 0.00140298507462687 0.0013955223880597],[0.8,0.7,0.4],'LineStyle','none')

fill([0.00119402985074627 0.00119402985074627 0.00120149253731343 0.00120149253731343],[0.0013955223880597 0.00140298507462687 0.00140298507462687 0.0013955223880597],[0.8,0.7,0.4],'LineStyle','none')

fill([0.000305970149253731 0.000305970149253731 0.000313432835820896 0.000313432835820896],[0.00140298507462687 0.00141044776119403 0.00141044776119403 0.00140298507462687],[0.8,0.7,0.4],'LineStyle','none')

fill([0.0011865671641791 0.0011865671641791 0.00119402985074627 0.00119402985074627],[0.00140298507462687 0.00141044776119403 0.00141044776119403 0.00140298507462687],[0.8,0.7,0.4],'LineStyle','none')

fill([0.000313432835820896 0.000313432835820896 0.00032089552238806 0.00032089552238806],[0.00141044776119403 0.00141791044776119 0.00141791044776119 0.00141044776119403],[0.8,0.7,0.4],'LineStyle','none')

fill([0.00117910447761194 0.00117910447761194 0.0011865671641791 0.0011865671641791],[0.00141044776119403 0.00141791044776119 0.00141791044776119 0.00141044776119403],[0.8,0.7,0.4],'LineStyle','none')

fill([0.00032089552238806 0.00032089552238806 0.000328358208955224 0.000328358208955224],[0.00141791044776119 0.00142537313432836 0.00142537313432836 0.00141791044776119],[0.8,0.7,0.4],'LineStyle','none')

fill([0.00117164179104478 0.00117164179104478 0.00117910447761194 0.00117910447761194],[0.00141791044776119 0.00142537313432836 0.00142537313432836 0.00141791044776119],[0.8,0.7,0.4],'LineStyle','none')

fill([0.000328358208955224 0.000328358208955224 0.000335820895522388 0.000335820895522388],[0.00142537313432836 0.00143283582089552 0.00143283582089552 0.00142537313432836],[0.8,0.7,0.4],'LineStyle','none')

fill([0.00116417910447761 0.00116417910447761 0.00117164179104478 0.00117164179104478],[0.00142537313432836 0.00143283582089552 0.00143283582089552 0.00142537313432836],[0.8,0.7,0.4],'LineStyle','none')

fill([0.000335820895522388 0.000335820895522388 0.000343283582089552 0.000343283582089552],[0.00143283582089552 0.00144029850746269 0.00144029850746269 0.00143283582089552],[0.8,0.7,0.4],'LineStyle','none')

fill([0.00115671641791045 0.00115671641791045 0.00116417910447761 0.00116417910447761],[0.00143283582089552 0.00144029850746269 0.00144029850746269 0.00143283582089552],[0.8,0.7,0.4],'LineStyle','none')

fill([0.000343283582089552 0.000343283582089552 0.000350746268656716 0.000350746268656716],[0.00144029850746269 0.00144776119402985 0.00144776119402985 0.00144029850746269],[0.8,0.7,0.4],'LineStyle','none')

fill([0.00114925373134328 0.00114925373134328 0.00115671641791045 0.00115671641791045],[0.00144029850746269 0.00144776119402985 0.00144776119402985 0.00144029850746269],[0.8,0.7,0.4],'LineStyle','none')

fill([0.000350746268656716 0.000350746268656716 0.000358208955223881 0.000358208955223881],[0.00144776119402985 0.00145522388059702 0.00145522388059702 0.00144776119402985],[0.8,0.7,0.4],'LineStyle','none')

fill([0.00114179104477612 0.00114179104477612 0.00114925373134328 0.00114925373134328],[0.00144776119402985 0.00145522388059702 0.00145522388059702 0.00144776119402985],[0.8,0.7,0.4],'LineStyle','none')

fill([0.000358208955223881 0.000358208955223881 0.000365671641791045 0.000365671641791045],[0.00145522388059702 0.00146268656716418 0.00146268656716418 0.00145522388059702],[0.8,0.7,0.4],'LineStyle','none')

fill([0.00113432835820896 0.00113432835820896 0.00114179104477612 0.00114179104477612],[0.00145522388059702 0.00146268656716418 0.00146268656716418 0.00145522388059702],[0.8,0.7,0.4],'LineStyle','none')

fill([0.000365671641791045 0.000365671641791045 0.000373134328358209 0.000373134328358209],[0.00146268656716418 0.00147014925373134 0.00147014925373134 0.00146268656716418],[0.8,0.7,0.4],'LineStyle','none')

fill([0.00112686567164179 0.00112686567164179 0.00113432835820896 0.00113432835820896],[0.00146268656716418 0.00147014925373134 0.00147014925373134 0.00146268656716418],[0.8,0.7,0.4],'LineStyle','none')

fill([0.000373134328358209 0.000373134328358209 0.000380597014925373 0.000380597014925373],[0.00147014925373134 0.00147761194029851 0.00147761194029851 0.00147014925373134],[0.8,0.7,0.4],'LineStyle','none')

fill([0.00111940298507463 0.00111940298507463 0.00112686567164179 0.00112686567164179],[0.00147014925373134 0.00147761194029851 0.00147761194029851 0.00147014925373134],[0.8,0.7,0.4],'LineStyle','none')

fill([0.000380597014925373 0.000380597014925373 0.000388059701492537 0.000388059701492537],[0.00147761194029851 0.00148507462686567 0.00148507462686567 0.00147761194029851],[0.8,0.7,0.4],'LineStyle','none')

fill([0.00111194029850746 0.00111194029850746 0.00111940298507463 0.00111940298507463],[0.00147761194029851 0.00148507462686567 0.00148507462686567 0.00147761194029851],[0.8,0.7,0.4],'LineStyle','none')

fill([0.000388059701492537 0.000388059701492537 0.000395522388059701 0.000395522388059701],[0.00148507462686567 0.00149253731343284 0.00149253731343284 0.00148507462686567],[0.8,0.7,0.4],'LineStyle','none')

fill([0.0011044776119403 0.0011044776119403 0.00111194029850746 0.00111194029850746],[0.00148507462686567 0.00149253731343284 0.00149253731343284 0.00148507462686567],[0.8,0.7,0.4],'LineStyle','none')

fill([0.000395522388059701 0.000395522388059701 0.000402985074626866 0.000402985074626866],[0.00149253731343284 0.0015 0.0015 0.00149253731343284],[0.8,0.7,0.4],'LineStyle','none')

fill([0.00109701492537313 0.00109701492537313 0.0011044776119403 0.0011044776119403],[0.00149253731343284 0.0015 0.0015 0.00149253731343284],[0.8,0.7,0.4],'LineStyle','none')
